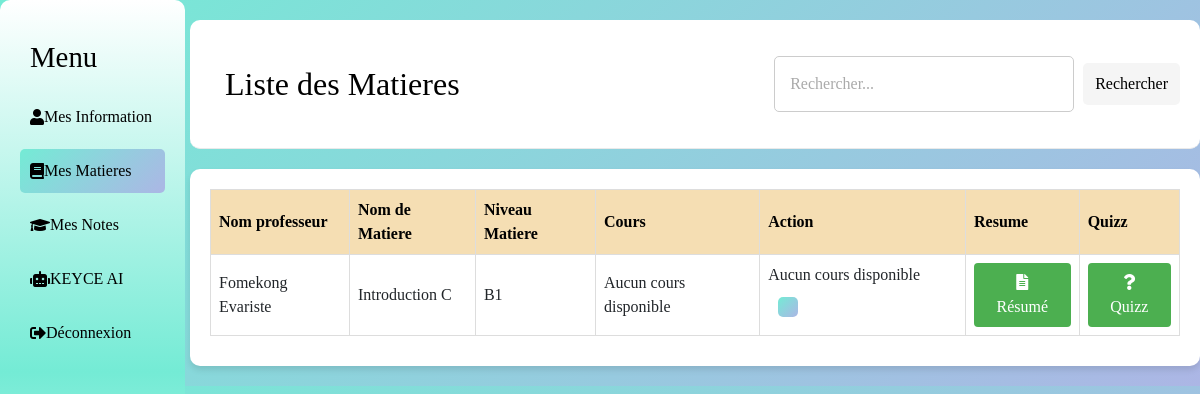
The page /MatiereEtu.php?niveau=B1&matricule=2024B1001 on the database its author committed.
### tables this page shows
CREATE TABLE IF NOT EXISTS `matieres` (
  `id` int NOT NULL AUTO_INCREMENT,
  `matricule_prof` varchar(50) NOT NULL,
  `nom_prof` varchar(100) NOT NULL,
  `nom_matiere` varchar(100) NOT NULL,
  `niveau_matiere` varchar(100) NOT NULL,
  PRIMARY KEY (`id`)
);

### Class/Matiere.php (called while the page is built, shortened)
<?php
class Matiere
{
    private $conn;
    private $table = "matieres";
    public function __construct($db)
    {
        $this->conn = $db;
    }
    public function getAllMatiereParEtu($niveau)
    {
        $query = "SELECT * FROM " . $this->table . " WHERE niveau_matiere = ?";
        $stmt = $this->conn->prepare($query);
        $stmt->bind_param("s", $niveau);
        $stmt->execute();
        $result = $stmt->get_result();
        if ($result->num_rows > 0) {
            return $result->fetch_all(MYSQLI_ASSOC);
        }
        return [];
    }
}

### MatiereEtu.php (the view, shortened to what this page needs)
<?php
require_once 'Class/Matiere.php';
$niveau = isset($_GET['niveau']) ? htmlspecialchars($_GET['niveau']) : (isset($_POST['niveau']) ? htmlspecialchars($_POST['niveau']) : null);
$matricule = isset($_GET['matricule']) ? htmlspecialchars($_GET['matricule']) : (isset($_POST['matricule']) ? htmlspecialchars($_POST['matricule']) : null);
$database = new Database();
$db = $database->getConnection();
$matiere = new Matiere($db);
$search = isset($_GET['search']) ? trim($_GET['search']) : '';
$matieres = $matiere->getAllMatiereParEtu($niveau);
?>
<!DOCTYPE html>
<html lang="en">
<head>
    <link rel="stylesheet" href="https://stackpath.bootstrapcdn.com/bootstrap/4.5.2/css/bootstrap.min.css">
    <link rel="stylesheet" href="https://cdnjs.cloudflare.com/ajax/libs/font-awesome/5.15.3/css/all.min.css">
</head>
<body>
    <div class="sidebar">
        <h2>Menu</h2>
        <?php if (!empty($matieres)): ?>
            <a href="informationEtudiant.php?matricule=<?= htmlspecialchars($matricule); ?>"><i class="fas fa-user"></i> Mes Information</a>
        <?php endif; ?>
        <?php if (!empty($matieres)): ?>
            <a class="etu" href="MatiereEtu.php?niveau=<?= htmlspecialchars($niveau); ?>&matricule=<?= htmlspecialchars($matricule); ?>"><i class="fas fa-book"></i> Mes Matieres</a>
        <?php endif; ?>
        <?php if (!empty($matieres)): ?>
            <a href="NoteEtudiant.php?niveau=<?= htmlspecialchars($niveau); ?>&matricule=<?= htmlspecialchars($matricule); ?>"><i class="fas fa-graduation-cap"></i> Mes Notes</a>
        <?php endif; ?>
        <?php if (!empty($matricule)): ?>
            <a href="rien.php?niveau=<?= htmlspecialchars($niveau); ?>&matricule=<?= htmlspecialchars($matricule); ?>"><i class="fas fa-robot"></i> KEYCE AI</a>
        <?php endif; ?>
        <a href="index.php"><i class="fas fa-sign-out-alt"></i> Déconnexion</a>
    </div>
    <div class="content">
        <div class="header">
            <div class="haut">
                <h2>Liste des Matieres</h2>
            </div>
            <form method="GET" action="gestionVer.php">
                <input name="search" type="text" placeholder="Rechercher..." value="<?= htmlspecialchars($search); ?>">
                <button type="submit">Rechercher</button>
            </form>
        </div>
        <div class="table-container">
            <table>
                <thead>
                    <tr>
                        <th>Nom professeur</th>
                        <th>Nom de Matiere</th>
                        <th>Niveau Matiere</th>
                        <th>Cours</th>
                        <th>Action</th>
                        <th>Resume</th>
                        <th>Quizz</th>
                    </tr>
                </thead>
                <tbody>
                    <?php if (!empty($matieres)): ?>
                        <?php foreach ($matieres as $matiere): ?>
                            <tr>
                                <td><?= htmlspecialchars($matiere['nom_prof']); ?></td>
                                <td><?= str_replace('_', ' ', htmlspecialchars($matiere['nom_matiere'])); ?></td>
                                <td><?= htmlspecialchars($matiere['niveau_matiere']); ?></td>
                                <td>
                                    <?php if (!empty($matiere['cours'])): ?>
                                        <?= htmlspecialchars($matiere['cours']); ?>
                                    <?php else: ?>
                                        <span>Aucun cours disponible</span>
                                    <?php endif; ?>
                                </td>
                                <td class="actions">
                                    <?php if (!empty($matiere['cours'])): ?>
                                        <a href="uploads/<?= htmlspecialchars($matiere['cours']); ?>" download="<?= htmlspecialchars($matiere['cours']); ?>" class="details">
                                            <i class="fas fa-download"></i> Télécharger
                                        </a>
                                    <?php else: ?>
                                        <span>Aucun cours disponible</span>
                                    <?php endif; ?>
                                    <button class="details">
                                    </button>
                                </td>
                                <td>
                                    <button class="export-btn" onclick="generateSummary(<?php echo htmlspecialchars($matiere['id']); ?>, 'Donne-moi un résumé de ce Cours.', '<?php echo htmlspecialchars($matiere['cours']); ?>')"><i class="fas fa-file-alt"></i> Résumé</button>
                                </td>
                                <td>
                                    <button class="export-btn" onclick="generateSummary(<?php echo htmlspecialchars($matiere['id']); ?>, 'quizz', '<?php echo htmlspecialchars($matiere['cours']); ?>')"><i class="fas fa-question"></i> Quizz</button>
                                </td>
                            </tr>
                        <?php endforeach; ?>
                    <?php else: ?>
                        <tr>
                            <td colspan="6">Aucune matière trouvée.</td>
                        </tr>
                    <?php endif; ?>
                </tbody>
            </table>
        </div>
    </div>
</body>
</html>

### MatiereEtu.php (style rules this page uses)
body { font-family: 'Times New Roman', sans-serif; background: linear-gradient(135deg, #74ebd5, #ACB6E5), no-repeat; }
.sidebar { background: linear-gradient(#fff, #74ebd5, #fff); color: black; height: 93vh; position: fixed; width: 185px; padding: 20px; border-radius: 10px; }
.sidebar h2 { text-decoration: none; color: black; display: flex; align-items: center; margin: 10px 0; padding: 10px; border-radius: 5px; font-size: 1.8em; }
.sidebar a { text-decoration: none; color: black; display: flex; align-items: center; margin: 10px 0; padding: 10px; border-radius: 5px; }
.sidebar .etu { background: linear-gradient(135deg, #74ebd5, #ACB6E5); }
.content { margin-left: 170px; margin-right: -20px; padding: 20px; padding: 20px; }
.header { background-color: #fff; padding: 15px; border-bottom: 1px solid #eaeaea; display: flex; justify-content: space-between; align-items: center; border-radius: 10px; }
.header h2 { margin-left: 10px; justify-content: left; }
.header input { width: 300px; padding: 15px; border: 1px solid #ccc; border-radius: 5px; }
.header input::placeholder { color: #aaa; }
.header button { background-color: whitesmoke; color: black; margin: 5px; padding: 9px 12px; border: none; border-radius: 5px; cursor: pointer; }
table { width: 100%; border-collapse: collapse; margin-bottom: 10px; background-color: #fff; border-radius: 10px; }
.table-container { margin-top: 20px; background-color: white; border-radius: 10px; padding: 20px; box-shadow: 0 4px 6px rgba(0, 0, 0, 0.1); }
th, td { padding: 8px; border: 1px solid #ddd; text-align: left; }
th { background-color: wheat; color: black; }
.actions button { margin: .2px; padding: 3px 6px; border: none; border-radius: 5px; cursor: pointer; }
.actions .details { background: linear-gradient(135deg, #74ebd5, #ACB6E5); color: black; margin: 10px; padding: 10px; }
.details { display: inline-block; padding: 10px 15px; background: linear-gradient(135deg, #74ebd5, #ACB6E5); color: black; text-decoration: none; border-radius: 5px; transition: all 0.3s ease; }
.export-btn { background-color: #4CAF50; color: white; padding: 8px 15px; border: none; border-radius: 4px; cursor: pointer; transition: background-color 0.3s ease; }
.haut { padding: 10px; }
.haut h2 { text-decoration: none; color: black; display: flex; align-items: center; margin: 10px 0; padding: 10px; border-radius: 5px; }
.sidebar .etu { background-color: #6c83f7; }

### rows shown on the page
matieres: nom_prof "Fomekong Evariste", nom_matiere "Introduction C", niveau_matiere "B1"
